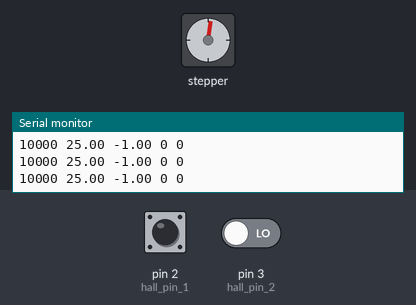
The sketch below on a simulated Arduino Uno, built with avr-gcc and run on an emulated ATmega328P. Shown: stepper motor, the last lines printed to the serial monitor. Wiring (inferred from the names in the program): stepper motor (2048 steps per turn assumed): coils pin 9, pin 10, pin 11, pin 12. The test bench sets the inputs (shaded band); at power-on: pin 2 (hall_pin_1) LOW, pin 3 (hall_pin_2) LOW.

Above: at 1.2 s.
1.3 s: pin 2 (hall_pin_1) driven HIGH
At 3.29 s:
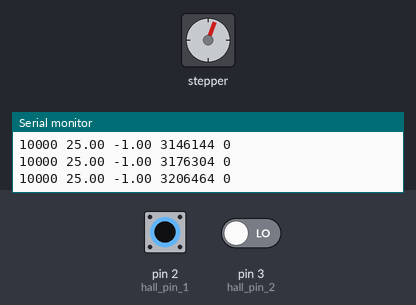
4.3 s: pin 3 (hall_pin_2) driven HIGH
At 6.32 s:
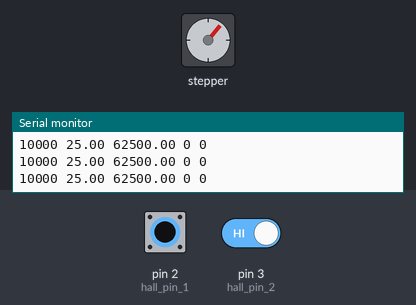
7.3 s: pin 2 (hall_pin_1) pulsed LOW 2 times (0.12 s each, 0.3 s apart)
At 9.44 s:
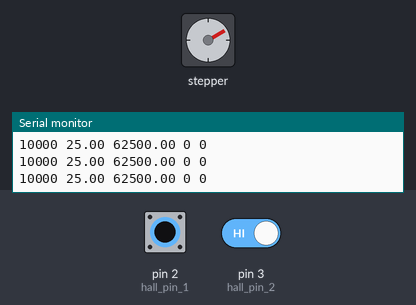
10.9 s: pin 2 (hall_pin_1) driven LOW
Timing chart, 0 to 28.6 s (numbered marks = the images above; inputs shaded):
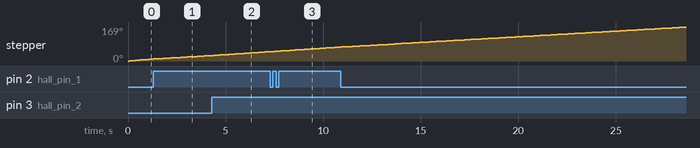

The sketch:

breathing_satellite.ino
```cpp
#include <math.h>
int PINS[] = {9, 10, 11, 12};

int hall_pin_1 = 2;
int hall_pin_2 = 3;

int cur_pin = 0;
int no_move = 0;

int hall_val_1 = 0;
int hall_val_2 = 0;
long int time_1 = 0;
long int time_2 = 0;
long int START_DELAY = 10000;
long int delay_ = START_DELAY;
double magn_vel = -1;
double coil_vel = -1;

void setup() {
  Serial.begin(9600);
  for (int i = 0; i < 4; i++)
    pinMode(PINS[i], OUTPUT);
  pinMode(hall_pin_1, INPUT);
  pinMode(hall_pin_2, INPUT);
}

void loop() {
  coil_vel = 1 / ( 4 * delay_ * pow(10, -6) );

  hall_val_1 = digitalRead(hall_pin_1);
  if (hall_val_1)
    time_1 = micros();

  hall_val_2 = digitalRead(hall_pin_2);
  if (hall_val_2)
    time_2 = micros();

  // Меняем катушки
  for (int i = 0; i < 4; i++) {
    if (cur_pin % 4 == i)
      digitalWrite(PINS[i], HIGH);
    else
      digitalWrite(PINS[i], LOW);
  }
  cur_pin += 1;

  // correct the coils velocity
  if (time_1 && time_2) {
    magn_vel = 1 / ( 2 * abs(time_2 - time_1) * pow(10, -6) );
    time_1 = 0;
    time_2 = 0;
  }
  else {
    no_move += 1;
  }

  if (no_move >= 100) {
    magn_vel = -1;
    no_move = 0;
  }

  if (magn_vel < 83) {
    if (magn_vel >= coil_vel) {
      delay_ = delay_ * 9 / 10;
    }
    else {
      if (delay_ < START_DELAY)
        delay_ = delay_ * 10 / 9;
    }
  }

  Serial.print(delay_);
  Serial.print(" ");
  Serial.print(coil_vel);
  Serial.print(" ");
  Serial.print(magn_vel);
  Serial.print(" ");
  Serial.print(time_1);
  Serial.print(" ");
  Serial.println(time_2);

  delay(delay_ / 1000);
  //delayMicroseconds(delay_);
}
```
